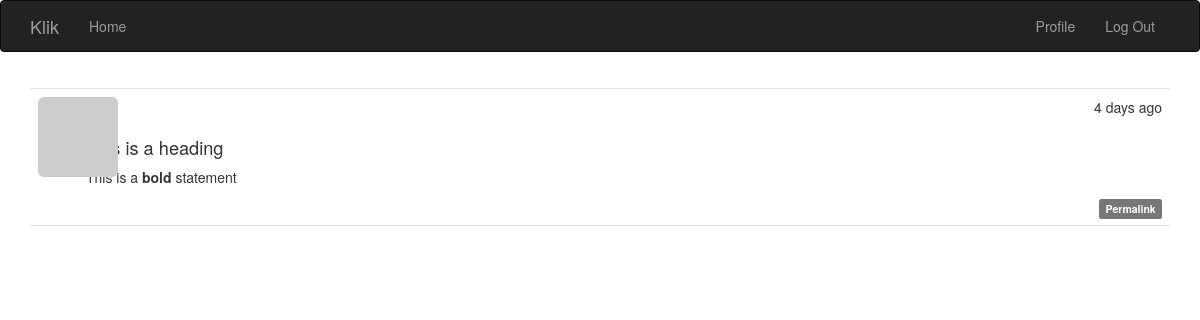
The page /post/103 (signed in) on the database its author committed.
### app/models.py (models this page shows, shortened)
class Post(db.Model):
    __tablename__ = 'posts'
    id = db.Column(db.Integer, primary_key=True)
    body = db.Column(db.Text)
    body_html = db.Column(db.Text)
    timestamp = db.Column(db.DateTime, index=True, default=datetime.utcnow)
    author_id = db.Column(db.Integer, db.ForeignKey('users.id'))

### app/main/views.py (the view)
@main.route('/post/<int:id>')
def post(id):
    post = Post.query.get_or_404(id)
    return render_template('post.html', posts=[post])

### app/auth/views.py (called while the page is built)
@auth.before_app_request
def before_request():
    if current_user.is_authenticated:
        current_user.ping()

### app/main/__init__.py (called while the page is built)
@main.app_context_processor
def inject_permissions():
    return dict(Permission=Permission)

### app/models.py (called while the page is built)
    def has_permission(self, perm):
        return self.permissions & perm == perm

    @login_manager.user_loader
    def load_user(user_id):
        return User.query.get(int(user_id))

    def can(self, perm):
        return self.role is not None and self.role.has_permission(perm)

    def is_administrator(self):
        return self.can(Permission.ADMIN)

    def ping(self):
        self.last_seen = datetime.utcnow()
        db.session.add(self)
        db.session.commit()

    def gravatar(self, size=100, default='identicon', rating='g'):
        if request.is_secure:
            url = 'https://secure.gravatar.com/avatar'
        else:
            url = 'http://www.gravatar.com/avatar'
        hash = self.avatar_hash or self.gravatar_hash()
        return '{url}/{hash}?s={size}&d={default}&r={rating}' \
               .format(url=url,
                       hash=hash,
                       size=size,
                       default=default,
                       rating=rating)

    def gravatar_hash(self):
        return hashlib.md5(self.email.lower().encode('utf-8')).hexdigest()

### app/templates/post.html (shortened to what this page needs)
{% extends "base.html" %}
{% block page_content %}
{% include '_posts.html' %}
{% endblock %}

### app/templates/_posts.html (shortened to what this page needs)
<ul class="posts">
    {% for post in posts %}
    <li class="post">
        <div class="post-thumbnail">
            <a href="{{ url_for('.user', username=post.author.username) }}">
                <img class="img-rounded profile-thumbnail" src="{{ post.author.gravatar(size=40) }}">
            </a>
        </div>
        <div class="post-content">
            <div class="post-date">{{ moment(post.timestamp).fromNow() }}</div>
            <div class="post-author">
                <a href="{{ url_for('.user', username=post.author.username) }}">
                </a>
            </div>
            <div class="post-body">
                {% if post.body_html %}
                    {{ post.body_html | safe }}
                {% else %}
                    {{ post.body }}
                {% endif %}
            </div>
            <div class="post-footer">
                <a href="{{ url_for('.post', id=post.id) }}">
                    <span class="label label-default">Permalink</span>
                </a>
            </div>
        </div>
    </li>
    {% endfor %}
</ul>

### app/static/styles.css (style rules this page uses)
.profile-thumbnail { position: absolute; }
ul.posts { list-style-type: none; padding: 0px; margin: 16px 0px 0px 0px; border-top: 1px solid #e0e0e0; }
ul.posts li.post { padding: 8px; border-bottom: 1px solid #e0e0e0; }
div.post-date { float: right; }
div.post-author { font-weight: bold; }
div.post-thumbnail { position: absolute; }
div.post-content { margin-left: 48px; min-height: 48px; }
div.post-footer { text-align: right; }
.post-body h2 { font-size: 130%; }

### rows shown on the page
Post: timestamp "4 days ago", body_html "This is a heading This is a bold statement"
